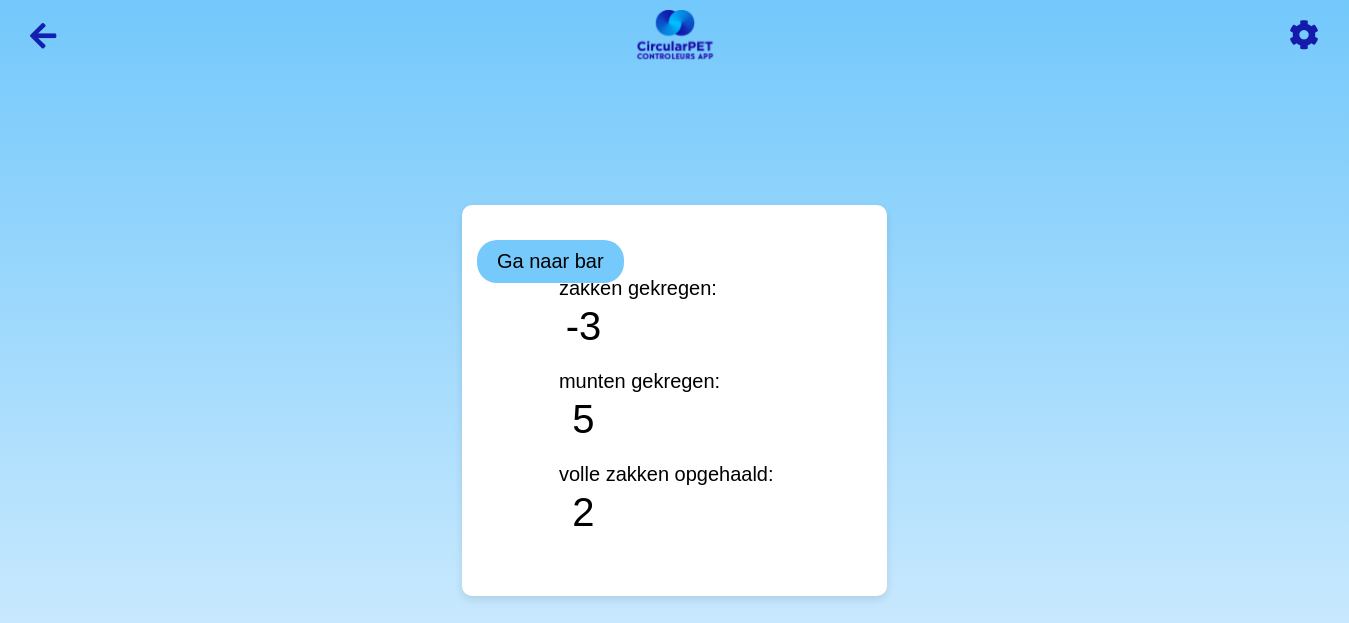
Screenshot of /bar/2 with the database file from the repository.
### app.py (models this page shows, shortened)
class Bar(db.Model):
    id = db.Column(db.Integer, primary_key=True)
    zakken_gekregen = db.Column(db.Integer, default=0)
    munten_gekregen = db.Column(db.Integer, default=0)
    volle_zakken_opgehaald = db.Column(db.Integer, default=0)
    url = db.Column(db.String)  # Add this line
    link = db.Column(db.String)  # Add this line
    change_log = db.Column(db.String, default="", nullable=True)
    activity_log = db.relationship('ActivityLog', backref='bar', lazy=True)
    id = db.Column(db.Integer, primary_key=True)
    name = db.Column(db.String(120), unique=True, nullable=False)
    zakken = db.Column(db.Integer, nullable=False, default=0)
    bekers = db.Column(db.Integer, nullable=False, default=0)
    location_id = db.Column(db.Integer, db.ForeignKey('location.id'), nullable=False)
    location = db.relationship('Location', backref=db.backref('bars', lazy=True))

### app.py (the view)
@app.route('/bar/<int:bar_id>', methods=['GET', 'POST'])
def bar(bar_id):
    session['bar_id'] = bar_id  # Store bar_id in session
    bar = Bar.query.get_or_404(bar_id)  # Fetch the specific bar or return 404
    user = User.query.get_or_404(bar.location.users[0].id)  # Fetch the first user of the bar's location
    if request.method == 'POST':
        return redirect(url_for('bar', bar_id=bar_id))
    link = bar.link if bar.link else Bar.query.first().link  # Fallback to the first bar's link if none set.
    return render_template('bar.html', bar=bar, link=link, user=user)

### templates/bar.html (shortened to what this page needs)
<!DOCTYPE html>
<html lang="en">
<head>
    <link rel="stylesheet" href="{{ url_for('static', filename='main.css') }}">
    <link rel="stylesheet" href="https://cdnjs.cloudflare.com/ajax/libs/font-awesome/4.7.0/css/font-awesome.min.css">
    <link rel="stylesheet" href="https://cdnjs.cloudflare.com/ajax/libs/font-awesome/5.15.3/css/all.min.css">
</head>
<body>
        <img src="{{ url_for('static', filename='logo.png') }}" alt="CircularPET Logo" class="logo2">
        <a href="javascript:history.back()" class="back-button"><i class="fas fa-arrow-left"></i></a>
        <i id="gear-icon" class="fa fa-cog gear-icon-container"></i>
    <div class="cube-container">
        <div class="cube user-cube">
            <a href="{{ bar.link }}" class="btn btn-primary">Ga naar bar</a>
                <form method="POST" style="width: 60%;">
                    <div class="meer">
                        <label  for="zakkenInput">zakken gekregen:</label>
                        <div class="input-group-form">
                            <input type="number" id="zakken_gekregenInput" name="zakken_gekregen"
                                value="{{ bar.zakken_gekregen }}" style=" -moz-appearance: textfield;">
                        </div>
                    </div>
                    <div class="meer">
                        <label  for="muntenInput">munten gekregen:</label>
                        <div class="input-group-form">
                            <input type="number" id="munten_gekregenInput" name="munten_gekregen"
                                value="{{ bar.munten_gekregen }}" style="-moz-appearance: textfield;" >
                        </div>
                    </div>
                    <div class="meer">
                        <label for="volleZakkenInput">volle zakken opgehaald:</label>
                        <div class="input-group-form">
                            <input type="number" id="volle_zakken_opgehaaldInput" name="volle_zakken_opgehaald"
                                value="{{ bar.volle_zakken_opgehaald }}" style=" -moz-appearance: textfield;">
                        </div>
                    </div>
                </form>
            </div>
        </div>
</body>
</html>

### static/main.css (style rules this page uses)
body { font-family: 'Arial', sans-serif; background: linear-gradient(to bottom, #73c8fb 0%, #e0f2ff 100%); margin: 0; padding: 0; display: flex; height: 100vh; align-items: center; justify-content: center; }
.meer { width: 200%; }
.btn.btn-primary { padding: 10px 20px; margin: 15px; position: absolute; left: 0; background-color: #76C9FB; border-radius: 20px; color: black; text-decoration: none; font-size: 20px; }
.back-button { position: fixed; top: 10px; left: 10px; background-color: transparent; color: #1220B0; text-decoration: none; padding: 10px 20px; border-radius: 5px; font-size: 30px; }
.input-group-form { width: 70vw; border-radius: 20px; color: rgba(128, 128, 128, 0.274); margin: 3px 0px 20px 0px; justify-content: center; }
.meer label { font-size: 20px; }
#zakken_gekregenInput, #munten_gekregenInput, #volle_zakken_opgehaaldInput { border: none; font-size: 40px; width: 60px !important; overflow: auto; text-align: center; border-radius: 20px; }
#gear-icon { font-size: 30px; }
.logo2 { position: absolute; top: 10px; width: 90px; position: fixed; }
.gear-icon-container { position: fixed; top: 20px; right: 20px; cursor: pointer; font-size: 24px; color: #141AAC; font-size: 30px; padding: 10px 20px; margin-top: -10px; margin-right: -10px; }
::placeholder { color: #888; }
form { background: #fff; padding: 20px; border-radius: 10px; display: inline-block; }
form label, form select, form input[type="submit"] { font-size: 1em; }
.cube-container { display: flex; flex-wrap: wrap; gap: 20px; justify-content: center; position: relative; }
.cube { background-color: #fff; padding: 20px; border-radius: 10px; box-shadow: 0 4px 8px rgba(0, 0, 0, 0.1); display: flex; flex-direction: column; align-items: center; }
.user-cube, .location-cube { width: calc(33vw - 20px); box-sizing: border-box; }

### rows the page displays
Bar: zakken_gekregen "-3", munten_gekregen "5", volle_zakken_opgehaald "2"
